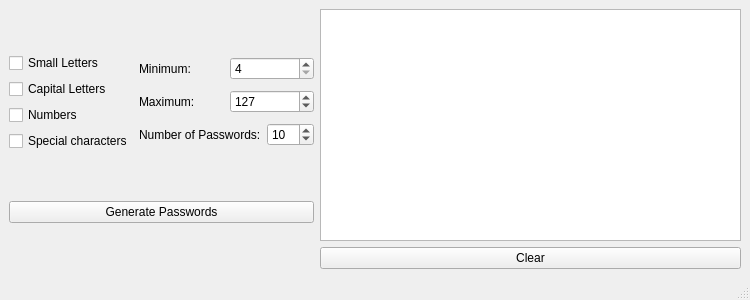
<?xml version="1.0" encoding="UTF-8"?>
<ui version="4.0">
 <class>PasswordGenerator</class>
 <widget class="QMainWindow" name="PasswordGenerator">
  <property name="geometry">
   <rect>
    <x>0</x>
    <y>0</y>
    <width>750</width>
    <height>300</height>
   </rect>
  </property>
  <property name="minimumSize">
   <size>
    <width>750</width>
    <height>300</height>
   </size>
  </property>
  <property name="maximumSize">
   <size>
    <width>750</width>
    <height>300</height>
   </size>
  </property>
  <property name="windowTitle">
   <string>PasswordGenerator</string>
  </property>
  <widget class="QWidget" name="centralwidget">
   <layout class="QHBoxLayout" name="horizontalLayout_3">
    <item>
     <layout class="QVBoxLayout" name="verticalLayout_3">
      <item>
       <layout class="QHBoxLayout" name="horizontalLayout">
        <item>
         <layout class="QVBoxLayout" name="verticalLayout_2">
          <item>
           <widget class="QCheckBox" name="QCB_smallLetters">
            <property name="text">
             <string>Small Letters</string>
            </property>
           </widget>
          </item>
          <item>
           <widget class="QCheckBox" name="QCB_capitalLetters">
            <property name="text">
             <string>Capital Letters</string>
            </property>
           </widget>
          </item>
          <item>
           <widget class="QCheckBox" name="QCB_numbers">
            <property name="text">
             <string>Numbers</string>
            </property>
           </widget>
          </item>
          <item>
           <widget class="QCheckBox" name="QCB_specialCharacters">
            <property name="text">
             <string>Special characters</string>
            </property>
           </widget>
          </item>
         </layout>
        </item>
        <item>
         <layout class="QVBoxLayout" name="verticalLayout">
          <item>
           <layout class="QHBoxLayout" name="horizontalLayout_6">
            <item>
             <widget class="QLabel" name="QL_minimum">
              <property name="text">
               <string>Minimum: </string>
              </property>
             </widget>
            </item>
            <item>
             <widget class="QSpinBox" name="QSB_minimum">
              <property name="minimum">
               <number>4</number>
              </property>
              <property name="maximum">
               <number>255</number>
              </property>
             </widget>
            </item>
           </layout>
          </item>
          <item>
           <layout class="QHBoxLayout" name="horizontalLayout_7">
            <item>
             <widget class="QLabel" name="QL_maximum">
              <property name="text">
               <string>Maximum: </string>
              </property>
             </widget>
            </item>
            <item>
             <widget class="QSpinBox" name="QSB_maximum">
              <property name="minimum">
               <number>4</number>
              </property>
              <property name="maximum">
               <number>255</number>
              </property>
              <property name="value">
               <number>127</number>
              </property>
             </widget>
            </item>
           </layout>
          </item>
          <item>
           <layout class="QHBoxLayout" name="horizontalLayout_5">
            <item>
             <widget class="QLabel" name="QL_numberOfPasswords">
              <property name="text">
               <string>Number of Passwords:</string>
              </property>
             </widget>
            </item>
            <item>
             <widget class="QSpinBox" name="QSB_numberOfPasswords">
              <property name="minimum">
               <number>1</number>
              </property>
              <property name="maximum">
               <number>255</number>
              </property>
              <property name="value">
               <number>10</number>
              </property>
             </widget>
            </item>
           </layout>
          </item>
         </layout>
        </item>
       </layout>
      </item>
      <item>
       <widget class="QPushButton" name="QPB_generatePassword">
        <property name="text">
         <string>Generate Passwords</string>
        </property>
       </widget>
      </item>
     </layout>
    </item>
    <item>
     <layout class="QVBoxLayout" name="verticalLayout_4">
      <item>
       <layout class="QVBoxLayout" name="verticalLayout_5">
        <item>
         <widget class="QPlainTextEdit" name="QPTE_listOfPasswords">
          <property name="readOnly">
           <bool>true</bool>
          </property>
          <property name="plainText">
           <string notr="true"/>
          </property>
         </widget>
        </item>
        <item>
         <widget class="QPushButton" name="QPB_clear">
          <property name="text">
           <string>Clear</string>
          </property>
         </widget>
        </item>
       </layout>
      </item>
     </layout>
    </item>
   </layout>
  </widget>
  <widget class="QMenuBar" name="menubar">
   <property name="geometry">
    <rect>
     <x>0</x>
     <y>0</y>
     <width>750</width>
     <height>22</height>
    </rect>
   </property>
  </widget>
  <widget class="QStatusBar" name="statusbar"/>
 </widget>
 <resources/>
 <connections/>
</ui>
